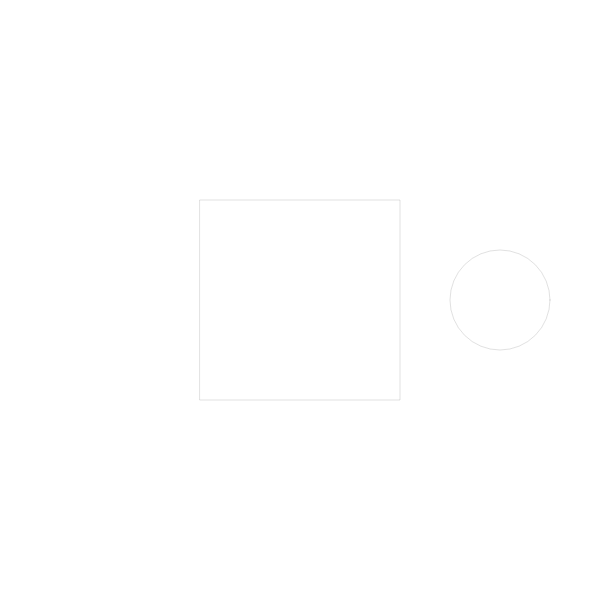
Frame 1 (no input)
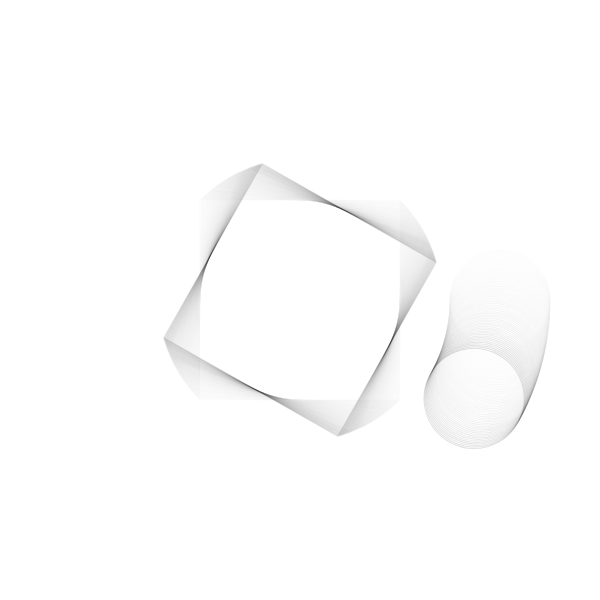
Frame 60 (no input)
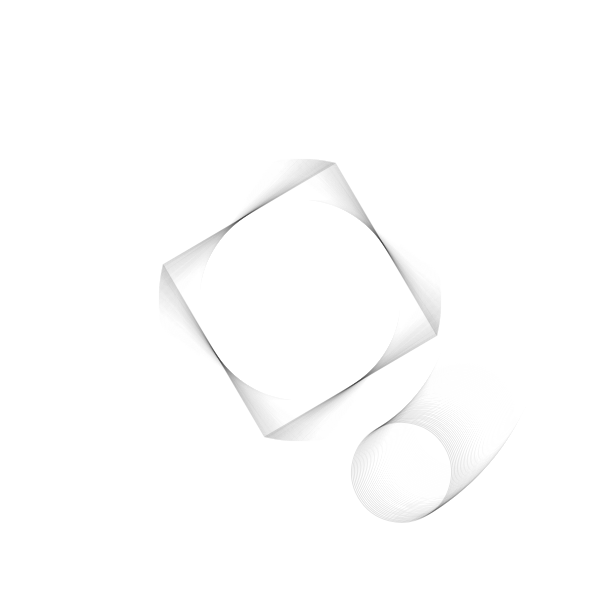
Frame 120 (the mouse pressed at the canvas centre since frame 60)

The p5.js sketch that drew these frames (run headless with seeded random() and noise() and a simulated clock; from frame 60 on, the mouse is pressed at the canvas centre):

// p5.js sketch
// ── sketch.js
var angle=0;

function setup() {
	createCanvas(600, 600);
	angleMode(DEGREES);


}

function draw() {


	background(255,255,255,10);
	noFill();
	stroke(0, 0, 0, 30);

	push();
	translate(width/2,height/2);
	rotate(angle);
	ellipse(200,0,100,100);
	pop();

    push();
    translate(width/2,height/2);
    rotate(angle);
    rect(-100, -100, 200, 200)
    pop();


	/*
	   rotiere ein Quadrat von 200*200 um sich selber
	   Rotationsmittelpunkt in der Mitte des Sketches
	   Rotationswinkel gleich wie beim kleinen Kreis (angle)
	   Befolge dafür diese Schritte analog zu oben
	   1. push
	   2. translate
	   3. rotate
	   4. zeichnen
	   5. pop

	  */


	angle=angle+0.5;

}
